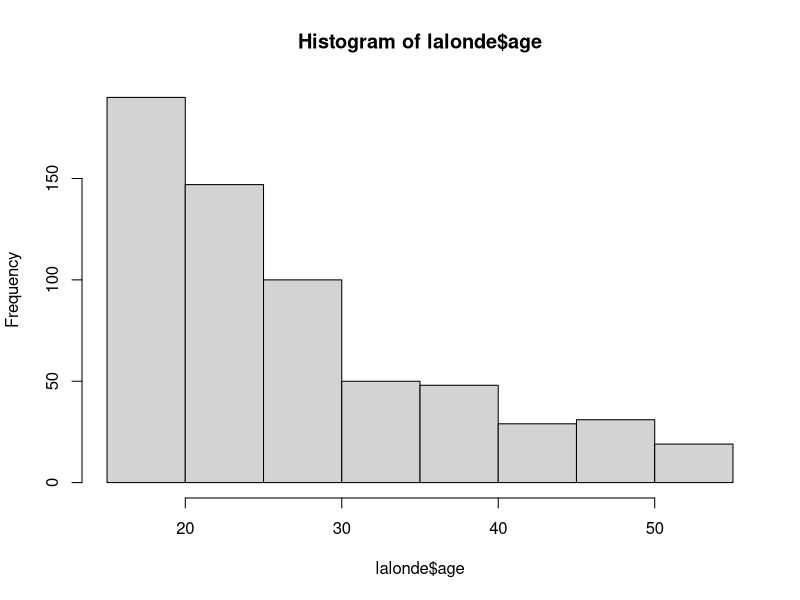
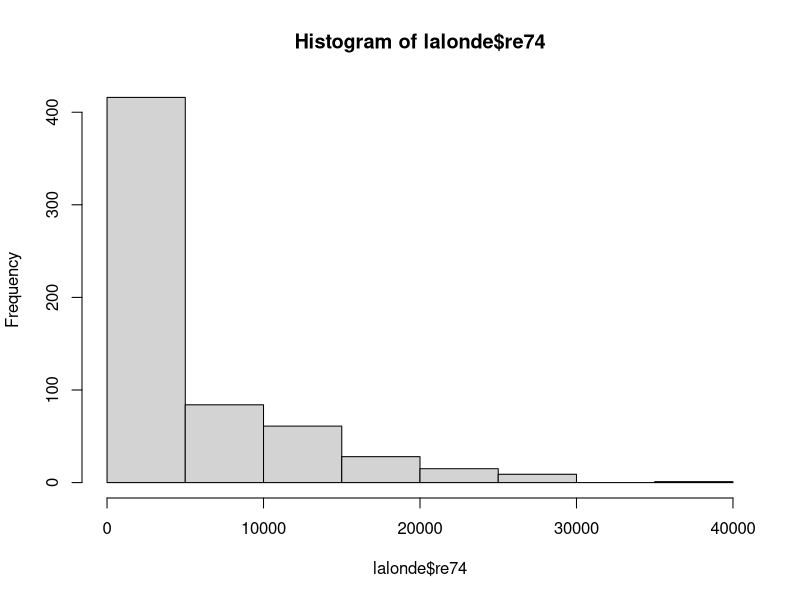

R code for these plots, in order: (Note: this script raises an error after producing the figures.)
## ---- chunk 1
library(tidyverse)
library(MatchIt)
library(randomForest)
data("lalonde")
## ---- chunk 2
# set the random number generator to a specific state
set.seed(111)

# fit the outcome model using random forests
outcome_model <- randomForest(re78 ~ treat*(race + age +married + nodegree + re74), 
                              data = lalonde)
## ---- chunk 3
# Your code goes here
## ---- chunk 4
propensity_scores <- glm(treat ~race + age +married + nodegree + re74, family = binomial, data = lalonde)
## ---- chunk 5
# Your code goes here
## ---- chunk 6
lalonde_sub <- 
  lalonde[c("NSW185","PSID250","PSID303"),] %>%
  select(treat,age,re74) %>%
  data.frame(row.names= c("Ind1", "Ind2", "Ind3")) 

lalonde_sub_0 <- 
  lalonde_sub %>%
  filter(treat==0)

print(lalonde_sub)

## ---- chunk 7
hist(lalonde$age)
hist(lalonde$re74)
## ---- chunk 8
age_ind1 = lalonde_sub["Ind1","age"]
re74_ind1 = lalonde_sub["Ind1","re74"]

lalonde_sub_0 %>% 
  mutate(age_dif= ...,
         re74_dif = ...,
         euc_dis = sqrt(...)) %>%
  select(euc_dis)
## ---- chunk 9
## the contrivance matrix for age and re74 based on the entire dateset:
Sigma = cov(lalonde[,c("age","re74")])

# standard deviation of age
sqrt(Sigma[1,1])
# standard deviation of income in 1974
sqrt(Sigma[2,2])

lalonde_sub_0 <- 
  lalonde_sub_0 %>% 
  mutate(age_dif= ...,
         re74_dif = ...)

## the matrix of differences
L <- as.matrix(lalonde_sub_0[,c("age_dif","re74_dif")])

m_dis_ind2 <- sqrt(L["Ind2",] %>% solve(Sigma) %>%  L["Ind2",])
m_dis_ind3 <- ...

m_dis <- c("Ind2" = m_dis_ind2, "Ind3" = m_dis_ind3)
print(cbind(m_dis))

## ---- chunk 10
# Your code goes here
## ---- chunk 11
